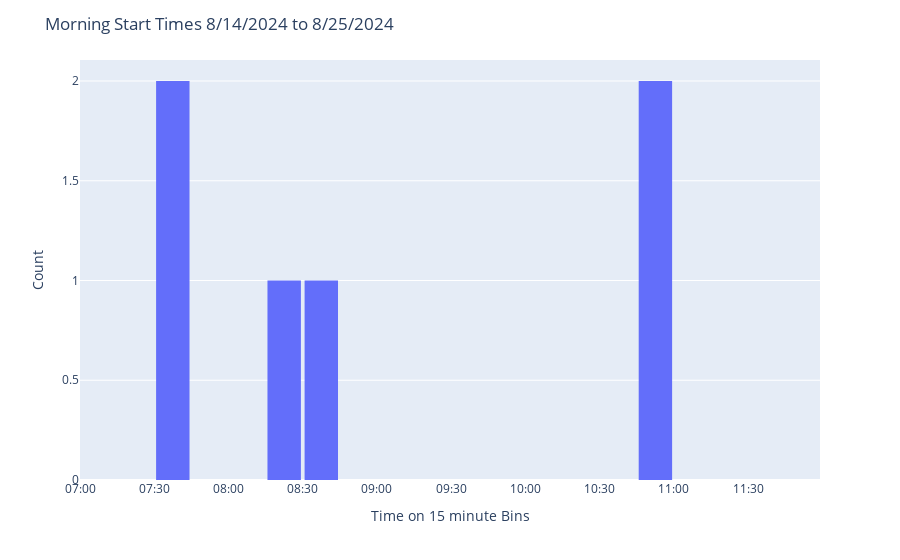

Notebook code for this chart:
### Code cell
afternoon_fig = px.histogram(afternoon_df, x='time', nbins=afternoon_bins)
afternoon_fig.update_xaxes(type='date', 
                 tickformat='%H:%M', 
                 nticks=afternoon_bins, 
                 range=[afternoon_start_dt, afternoon_end_dt])
afternoon_fig.update_layout(bargap=0.1)
afternoon_fig.update_layout(
    title=f'Afternoon Start Times {min(raw_df['Date'])} to {max(raw_df['Date'])}',
    xaxis_title=f'Time on {minutes_per_bin} minute Bins',
    yaxis_title='Count',
)
morning_fig.show()

### Figure 1 — Plotly figure (JSON) as saved in the notebook; plotly's stock layout.template omitted (floating-point values rounded to 4 significant figures)
{"data": [{"alignmentgroup": "True", "bingroup": "x", "hovertemplate": "time=%{x}<br>count=%{y}<extra></extra>", "legendgroup": "", "marker": {"color": "#636efa", "pattern": {"shape": ""}}, "name": "", "nbinsx": 16, "offsetgroup": "", "orientation": "v", "showlegend": false, "type": "histogram", "x": ["2024-01-01T07:40:00", "2024-01-01T07:40:00", "2024-01-01T08:16:00", "2024-01-01T08:44:00", "2024-01-01T10:48:00", "2024-01-01T10:54:00"], "xaxis": "x", "yaxis": "y"}], "layout": {"bargap": 0.1, "barmode": "relative", "legend": {"tracegroupgap": 0}, "margin": {"t": 60}, "title": {"text": "Morning Start Times 8/14/2024 to 8/25/2024"}, "xaxis": {"anchor": "y", "domain": [0, 1], "nticks": 16, "range": ["2024-01-01T07:00:00", "2024-01-01T11:59:00"], "tickformat": "%H:%M", "title": {"text": "Time on 15 minute Bins"}, "type": "date"}, "yaxis": {"anchor": "x", "domain": [0, 1], "title": {"text": "Count"}}}}
